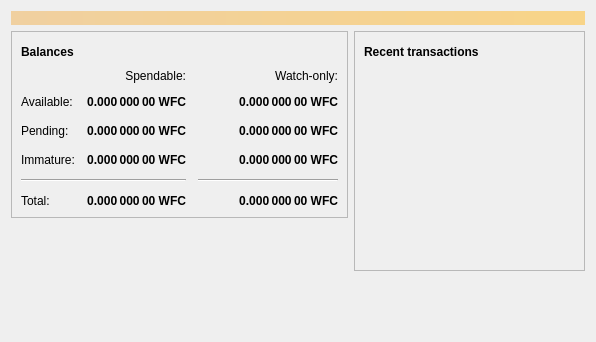
<?xml version="1.0" encoding="UTF-8"?>
<ui version="4.0">
 <class>OverviewPage</class>
 <widget class="QWidget" name="OverviewPage">
  <property name="geometry">
   <rect>
    <x>0</x>
    <y>0</y>
    <width>596</width>
    <height>342</height>
   </rect>
  </property>
  <property name="windowTitle">
   <string>Form</string>
  </property>
  <layout class="QVBoxLayout" name="topLayout">
   <item>
    <widget class="QLabel" name="labelAlerts">
     <property name="visible">
      <bool>false</bool>
     </property>
     <property name="styleSheet">
      <string notr="true">QLabel { background-color: qlineargradient(x1: 0, y1: 0, x2: 1, y2: 0, stop:0 #F0D0A0, stop:1 #F8D488); color:#000000; }</string>
     </property>
     <property name="wordWrap">
      <bool>true</bool>
     </property>
     <property name="margin">
      <number>3</number>
     </property>
     <property name="textInteractionFlags">
      <set>Qt::TextSelectableByMouse</set>
     </property>
    </widget>
   </item>
   <item>
    <layout class="QHBoxLayout" name="horizontalLayout" stretch="1,1">
     <item>
      <layout class="QVBoxLayout" name="verticalLayout_2">
       <item>
        <widget class="QFrame" name="frame">
         <property name="frameShape">
          <enum>QFrame::StyledPanel</enum>
         </property>
         <property name="frameShadow">
          <enum>QFrame::Raised</enum>
         </property>
         <layout class="QVBoxLayout" name="verticalLayout_4">
          <item>
           <layout class="QHBoxLayout" name="horizontalLayout_4">
            <item>
             <widget class="QLabel" name="label_5">
              <property name="font">
               <font>
                <weight>75</weight>
                <bold>true</bold>
               </font>
              </property>
              <property name="text">
               <string>Balances</string>
              </property>
             </widget>
            </item>
            <item>
             <widget class="QPushButton" name="labelWalletStatus">
              <property name="enabled">
               <bool>true</bool>
              </property>
              <property name="maximumSize">
               <size>
                <width>30</width>
                <height>16777215</height>
               </size>
              </property>
              <property name="toolTip">
               <string>The displayed information may be out of date. Your wallet automatically synchronizes with the WiFicoin network after a connection is established, but this process has not completed yet.</string>
              </property>
              <property name="text">
               <string/>
              </property>
              <property name="icon">
               <iconset resource="../wificoin.qrc">
                <normaloff>:/icons/warning</normaloff>
                <disabledoff>:/icons/warning</disabledoff>:/icons/warning</iconset>
              </property>
              <property name="iconSize">
               <size>
                <width>24</width>
                <height>24</height>
               </size>
              </property>
              <property name="flat">
               <bool>true</bool>
              </property>
             </widget>
            </item>
            <item>
             <spacer name="horizontalSpacer_3">
              <property name="orientation">
               <enum>Qt::Horizontal</enum>
              </property>
              <property name="sizeHint" stdset="0">
               <size>
                <width>40</width>
                <height>20</height>
               </size>
              </property>
             </spacer>
            </item>
           </layout>
          </item>
          <item>
           <layout class="QGridLayout" name="gridLayout">
            <property name="spacing">
             <number>12</number>
            </property>
            <item row="2" column="2">
             <widget class="QLabel" name="labelWatchPending">
              <property name="font">
               <font>
                <weight>75</weight>
                <bold>true</bold>
               </font>
              </property>
              <property name="cursor">
               <cursorShape>IBeamCursor</cursorShape>
              </property>
              <property name="toolTip">
               <string>Unconfirmed transactions to watch-only addresses</string>
              </property>
              <property name="text">
               <string notr="true">0.000 000 00 WFC</string>
              </property>
              <property name="alignment">
               <set>Qt::AlignRight|Qt::AlignTrailing|Qt::AlignVCenter</set>
              </property>
              <property name="textInteractionFlags">
               <set>Qt::LinksAccessibleByMouse|Qt::TextSelectableByKeyboard|Qt::TextSelectableByMouse</set>
              </property>
             </widget>
            </item>
            <item row="2" column="1">
             <widget class="QLabel" name="labelUnconfirmed">
              <property name="font">
               <font>
                <weight>75</weight>
                <bold>true</bold>
               </font>
              </property>
              <property name="cursor">
               <cursorShape>IBeamCursor</cursorShape>
              </property>
              <property name="toolTip">
               <string>Total of transactions that have yet to be confirmed, and do not yet count toward the spendable balance</string>
              </property>
              <property name="text">
               <string notr="true">0.000 000 00 WFC</string>
              </property>
              <property name="alignment">
               <set>Qt::AlignRight|Qt::AlignTrailing|Qt::AlignVCenter</set>
              </property>
              <property name="textInteractionFlags">
               <set>Qt::LinksAccessibleByMouse|Qt::TextSelectableByKeyboard|Qt::TextSelectableByMouse</set>
              </property>
             </widget>
            </item>
            <item row="3" column="2">
             <widget class="QLabel" name="labelWatchImmature">
              <property name="font">
               <font>
                <weight>75</weight>
                <bold>true</bold>
               </font>
              </property>
              <property name="cursor">
               <cursorShape>IBeamCursor</cursorShape>
              </property>
              <property name="toolTip">
               <string>Mined balance in watch-only addresses that has not yet matured</string>
              </property>
              <property name="text">
               <string notr="true">0.000 000 00 WFC</string>
              </property>
              <property name="alignment">
               <set>Qt::AlignRight|Qt::AlignTrailing|Qt::AlignVCenter</set>
              </property>
              <property name="textInteractionFlags">
               <set>Qt::LinksAccessibleByMouse|Qt::TextSelectableByKeyboard|Qt::TextSelectableByMouse</set>
              </property>
             </widget>
            </item>
            <item row="4" column="0" colspan="2">
             <widget class="Line" name="line">
              <property name="orientation">
               <enum>Qt::Horizontal</enum>
              </property>
             </widget>
            </item>
            <item row="4" column="2">
             <widget class="Line" name="lineWatchBalance">
              <property name="sizePolicy">
               <sizepolicy hsizetype="Preferred" vsizetype="Fixed">
                <horstretch>0</horstretch>
                <verstretch>0</verstretch>
               </sizepolicy>
              </property>
              <property name="minimumSize">
               <size>
                <width>140</width>
                <height>0</height>
               </size>
              </property>
              <property name="orientation">
               <enum>Qt::Horizontal</enum>
              </property>
             </widget>
            </item>
            <item row="5" column="0">
             <widget class="QLabel" name="labelTotalText">
              <property name="text">
               <string>Total:</string>
              </property>
             </widget>
            </item>
            <item row="3" column="1">
             <widget class="QLabel" name="labelImmature">
              <property name="font">
               <font>
                <weight>75</weight>
                <bold>true</bold>
               </font>
              </property>
              <property name="cursor">
               <cursorShape>IBeamCursor</cursorShape>
              </property>
              <property name="toolTip">
               <string>Mined balance that has not yet matured</string>
              </property>
              <property name="text">
               <string notr="true">0.000 000 00 WFC</string>
              </property>
              <property name="alignment">
               <set>Qt::AlignRight|Qt::AlignTrailing|Qt::AlignVCenter</set>
              </property>
              <property name="textInteractionFlags">
               <set>Qt::LinksAccessibleByMouse|Qt::TextSelectableByKeyboard|Qt::TextSelectableByMouse</set>
              </property>
             </widget>
            </item>
            <item row="2" column="3">
             <spacer name="horizontalSpacer_2">
              <property name="orientation">
               <enum>Qt::Horizontal</enum>
              </property>
              <property name="sizeHint" stdset="0">
               <size>
                <width>40</width>
                <height>20</height>
               </size>
              </property>
             </spacer>
            </item>
            <item row="3" column="0">
             <widget class="QLabel" name="labelImmatureText">
              <property name="text">
               <string>Immature:</string>
              </property>
             </widget>
            </item>
            <item row="5" column="1">
             <widget class="QLabel" name="labelTotal">
              <property name="font">
               <font>
                <weight>75</weight>
                <bold>true</bold>
               </font>
              </property>
              <property name="cursor">
               <cursorShape>IBeamCursor</cursorShape>
              </property>
              <property name="toolTip">
               <string>Your current total balance</string>
              </property>
              <property name="text">
               <string notr="true">0.000 000 00 WFC</string>
              </property>
              <property name="alignment">
               <set>Qt::AlignRight|Qt::AlignTrailing|Qt::AlignVCenter</set>
              </property>
              <property name="textInteractionFlags">
               <set>Qt::LinksAccessibleByMouse|Qt::TextSelectableByKeyboard|Qt::TextSelectableByMouse</set>
              </property>
             </widget>
            </item>
            <item row="5" column="2">
             <widget class="QLabel" name="labelWatchTotal">
              <property name="font">
               <font>
                <weight>75</weight>
                <bold>true</bold>
               </font>
              </property>
              <property name="cursor">
               <cursorShape>IBeamCursor</cursorShape>
              </property>
              <property name="toolTip">
               <string>Current total balance in watch-only addresses</string>
              </property>
              <property name="text">
               <string notr="true">0.000 000 00 WFC</string>
              </property>
              <property name="alignment">
               <set>Qt::AlignRight|Qt::AlignTrailing|Qt::AlignVCenter</set>
              </property>
              <property name="textInteractionFlags">
               <set>Qt::LinksAccessibleByMouse|Qt::TextSelectableByKeyboard|Qt::TextSelectableByMouse</set>
              </property>
             </widget>
            </item>
            <item row="0" column="2">
             <widget class="QLabel" name="labelWatchonly">
              <property name="text">
               <string>Watch-only:</string>
              </property>
              <property name="alignment">
               <set>Qt::AlignRight|Qt::AlignTrailing|Qt::AlignVCenter</set>
              </property>
             </widget>
            </item>
            <item row="1" column="0">
             <widget class="QLabel" name="labelBalanceText">
              <property name="text">
               <string>Available:</string>
              </property>
             </widget>
            </item>
            <item row="1" column="1">
             <widget class="QLabel" name="labelBalance">
              <property name="font">
               <font>
                <weight>75</weight>
                <bold>true</bold>
               </font>
              </property>
              <property name="cursor">
               <cursorShape>IBeamCursor</cursorShape>
              </property>
              <property name="toolTip">
               <string>Your current spendable balance</string>
              </property>
              <property name="text">
               <string notr="true">0.000 000 00 WFC</string>
              </property>
              <property name="alignment">
               <set>Qt::AlignRight|Qt::AlignTrailing|Qt::AlignVCenter</set>
              </property>
              <property name="textInteractionFlags">
               <set>Qt::LinksAccessibleByMouse|Qt::TextSelectableByKeyboard|Qt::TextSelectableByMouse</set>
              </property>
             </widget>
            </item>
            <item row="1" column="2">
             <widget class="QLabel" name="labelWatchAvailable">
              <property name="font">
               <font>
                <weight>75</weight>
                <bold>true</bold>
               </font>
              </property>
              <property name="cursor">
               <cursorShape>IBeamCursor</cursorShape>
              </property>
              <property name="toolTip">
               <string>Your current balance in watch-only addresses</string>
              </property>
              <property name="text">
               <string notr="true">0.000 000 00 WFC</string>
              </property>
              <property name="alignment">
               <set>Qt::AlignRight|Qt::AlignTrailing|Qt::AlignVCenter</set>
              </property>
              <property name="textInteractionFlags">
               <set>Qt::LinksAccessibleByMouse|Qt::TextSelectableByKeyboard|Qt::TextSelectableByMouse</set>
              </property>
             </widget>
            </item>
            <item row="2" column="0">
             <widget class="QLabel" name="labelPendingText">
              <property name="text">
               <string>Pending:</string>
              </property>
             </widget>
            </item>
            <item row="0" column="1">
             <widget class="QLabel" name="labelSpendable">
              <property name="text">
               <string>Spendable:</string>
              </property>
              <property name="alignment">
               <set>Qt::AlignRight|Qt::AlignTrailing|Qt::AlignVCenter</set>
              </property>
             </widget>
            </item>
           </layout>
          </item>
         </layout>
        </widget>
       </item>
       <item>
        <spacer name="verticalSpacer">
         <property name="orientation">
          <enum>Qt::Vertical</enum>
         </property>
         <property name="sizeHint" stdset="0">
          <size>
           <width>20</width>
           <height>40</height>
          </size>
         </property>
        </spacer>
       </item>
      </layout>
     </item>
     <item>
      <layout class="QVBoxLayout" name="verticalLayout_3">
       <item>
        <widget class="QFrame" name="frame_2">
         <property name="frameShape">
          <enum>QFrame::StyledPanel</enum>
         </property>
         <property name="frameShadow">
          <enum>QFrame::Raised</enum>
         </property>
         <layout class="QVBoxLayout" name="verticalLayout">
          <item>
           <layout class="QHBoxLayout" name="horizontalLayout_2">
            <item>
             <widget class="QLabel" name="label_4">
              <property name="font">
               <font>
                <weight>75</weight>
                <bold>true</bold>
               </font>
              </property>
              <property name="text">
               <string>Recent transactions</string>
              </property>
             </widget>
            </item>
            <item>
             <widget class="QPushButton" name="labelTransactionsStatus">
              <property name="enabled">
               <bool>true</bool>
              </property>
              <property name="maximumSize">
               <size>
                <width>30</width>
                <height>16777215</height>
               </size>
              </property>
              <property name="toolTip">
               <string>The displayed information may be out of date. Your wallet automatically synchronizes with the WiFicoin network after a connection is established, but this process has not completed yet.</string>
              </property>
              <property name="text">
               <string/>
              </property>
              <property name="icon">
               <iconset resource="../wificoin.qrc">
                <normaloff>:/icons/warning</normaloff>
                <disabledoff>:/icons/warning</disabledoff>:/icons/warning</iconset>
              </property>
              <property name="iconSize">
               <size>
                <width>24</width>
                <height>24</height>
               </size>
              </property>
              <property name="flat">
               <bool>true</bool>
              </property>
             </widget>
            </item>
            <item>
             <spacer name="horizontalSpacer">
              <property name="orientation">
               <enum>Qt::Horizontal</enum>
              </property>
              <property name="sizeHint" stdset="0">
               <size>
                <width>40</width>
                <height>20</height>
               </size>
              </property>
             </spacer>
            </item>
           </layout>
          </item>
          <item>
           <widget class="QListView" name="listTransactions">
            <property name="styleSheet">
             <string notr="true">QListView { background: transparent; }</string>
            </property>
            <property name="frameShape">
             <enum>QFrame::NoFrame</enum>
            </property>
            <property name="verticalScrollBarPolicy">
             <enum>Qt::ScrollBarAlwaysOff</enum>
            </property>
            <property name="horizontalScrollBarPolicy">
             <enum>Qt::ScrollBarAlwaysOff</enum>
            </property>
            <property name="selectionMode">
             <enum>QAbstractItemView::NoSelection</enum>
            </property>
           </widget>
          </item>
         </layout>
        </widget>
       </item>
       <item>
        <spacer name="verticalSpacer_2">
         <property name="orientation">
          <enum>Qt::Vertical</enum>
         </property>
         <property name="sizeHint" stdset="0">
          <size>
           <width>20</width>
           <height>40</height>
          </size>
         </property>
        </spacer>
       </item>
      </layout>
     </item>
    </layout>
   </item>
  </layout>
 </widget>
 <resources/>
 <connections/>
</ui>
